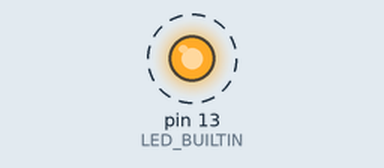
Simulated run of this program. Board: Arduino Uno, built with avr-gcc and run on an emulated ATmega328P. Parts: output pins drawn as LEDs (lit = HIGH). Dashed ring = blinking. What the program prints to the serial monitor is not drawn.

Above: at 0.4 s.
Timing chart, 0 to 4.6 s (numbered marks = the images above):
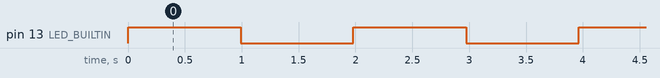

The program:

main.cpp
```cpp
#include <Arduino.h>
#include <Arduino_FreeRTOS.h>
#include <queue.h>

QueueHandle_t xQueue1;

void task1 (void *parameter)
{
  while(1)
  {
  // vTaskDelay(10);
  // vtaskDelay(pdMS_TO_TICKS(1000))
  unsigned long x = 500;
  xQueueSendToFront( xQueue1, &x, 10);
  }
}
void task2 (void *parameter)
{
  while(1)
  {
  unsigned long recievedvalue = 0;
  xQueueReceive(xQueue1, &recievedvalue, 10);
  Serial.println(recievedvalue);
  digitalWrite(LED_BUILTIN, HIGH);
  vTaskDelay(pdMS_TO_TICKS(1000));
  digitalWrite(LED_BUILTIN, LOW);
  vTaskDelay(pdMS_TO_TICKS(1000));
  }
}
void setup()
{
  pinMode(LED_BUILTIN, OUTPUT);
  Serial.begin(9600);
  xQueue1 = xQueueCreate( 10, sizeof( unsigned long ));
  xTaskCreate(task1,"task1",  128  , NULL,  1,  NULL);
  xTaskCreate(task2,"task2",  128  , NULL,  2,  NULL);
  vTaskStartScheduler();
}

void loop()
{

}
```

Measured:
- by itself, pin 13 (LED_BUILTIN): alternates HIGH for 0.99 s and LOW for 0.99 s
